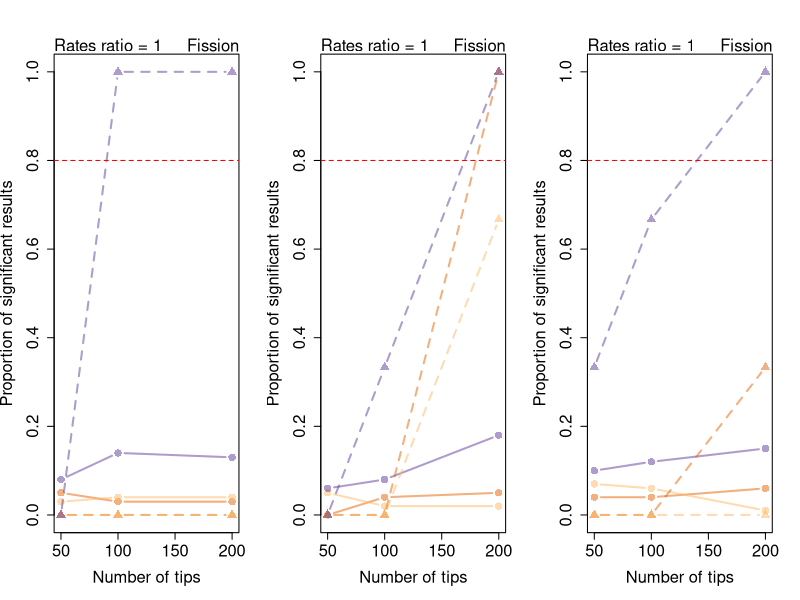
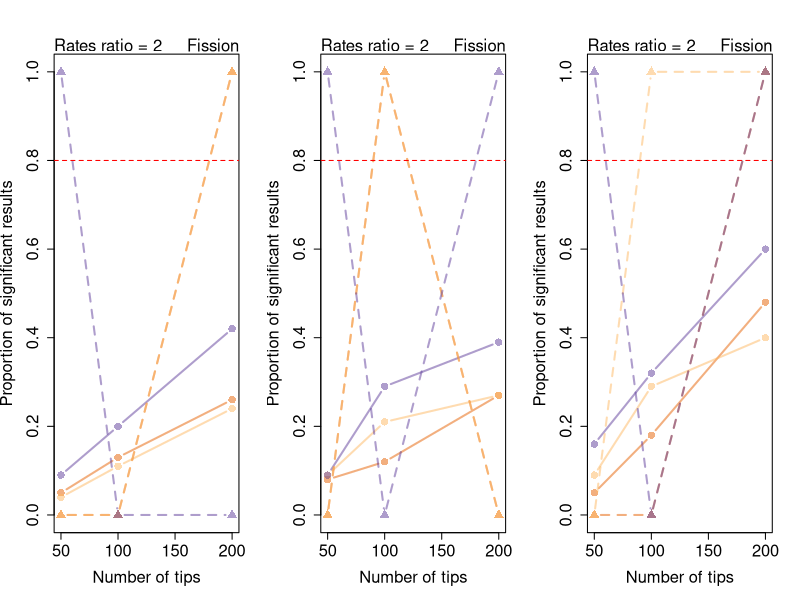
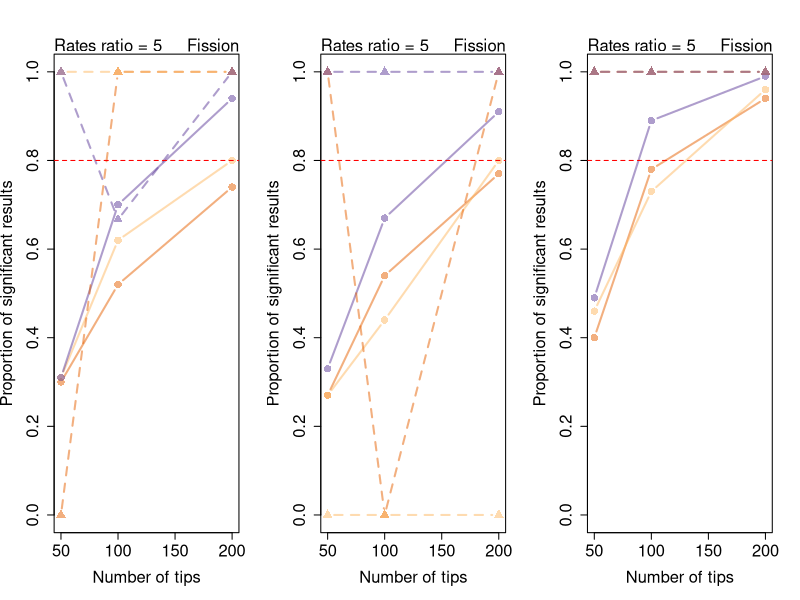
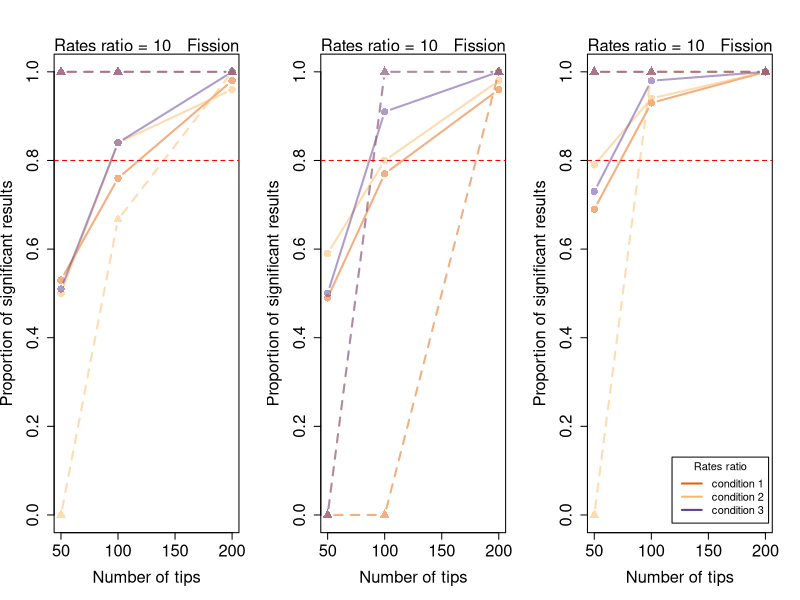

These figures' R source, in order:
# Terrence Sylvester
# pradakshanas@gmail.com
# 22 February 2022

# read in data
dat.old.m <- read.csv("../results/power.old.method.csv", as.is = T)
dat.new.m <- read.csv("../results/power.new.method.csv", as.is = T)

# sort new method data by number of tips
dat.new.m <- dat.new.m[order(dat.new.m$ntip),]

# plot
par(mfrow = c(1,3))
for(i in c(1,2,5,10)){
  plot(x = NULL,
       y = NULL,
       xlab = "Number of tips",
       ylab = "Proportion of significant results",
       xlim = c(50,200),
       ylim = c(0,1),
       cex.axis = 1.5,
       cex.lab = 1.5)
  mtext(text = "Fission",side = 3,adj = 1,
        cex = 1)
  mtext(text = paste("Rates ratio =", i),side = 3,adj = 0,
        cex = 1)
  lines(x = dat.old.m$tips[dat.old.m$cond == 1 & dat.old.m$rr == i], y = dat.old.m$sigFission[dat.old.m$cond == 1 & dat.old.m$rr == i],type = "b",col = "#e6610180", lwd = 2, pch = 16, cex = 1.5)
  lines(x = dat.old.m$tips[dat.old.m$cond == 2 & dat.old.m$rr == i], y = dat.old.m$sigFission[dat.old.m$cond == 2 & dat.old.m$rr == i],type = "b",col = "#fdb86380", lwd = 2, pch = 16, cex = 1.5)
  lines(x = dat.old.m$tips[dat.old.m$cond == 3 & dat.old.m$rr == i], y = dat.old.m$sigFission[dat.old.m$cond == 3 & dat.old.m$rr == i],type = "b",col = "#5e3c9980", lwd = 2, pch = 16, cex = 1.5)
  
  lines(x = dat.new.m$ntip[dat.new.m$cond == 1 & dat.new.m$rr == i], y = dat.new.m$fission[dat.new.m$cond == 1 & dat.new.m$rr == i],type = "b",col = "#e6610180", lwd = 2, pch = 17, lty = 2, cex = 1.5)
  lines(x = dat.new.m$ntip[dat.new.m$cond == 2 & dat.new.m$rr == i], y = dat.new.m$fission[dat.new.m$cond == 2 & dat.new.m$rr == i],type = "b",col = "#fdb86380", lwd = 2, pch = 17, lty = 2, cex = 1.5)
  lines(x = dat.new.m$ntip[dat.new.m$cond == 3 & dat.new.m$rr == i], y = dat.new.m$fission[dat.new.m$cond == 3 & dat.new.m$rr == i],type = "b",col = "#5e3c9980", lwd = 2, pch = 17, lty = 2, cex = 1.5)
  
  # abline at power = 80%
  abline(h = 0.8, col  = "red", lty = 2)
  
  plot(x = NULL,
       y = NULL,
       xlab = "Number of tips",
       ylab = "Proportion of significant results",
       xlim = c(50,200),
       ylim = c(0,1),
       cex.axis = 1.5,
       cex.lab = 1.5)
  mtext(text = "Fission",side = 3,adj = 1,
        cex = 1)
  mtext(text = paste("Rates ratio =", i),side = 3,adj = 0,
        cex = 1)
  lines(x = dat.old.m$tips[dat.old.m$cond == 1 & dat.old.m$rr == i], y = dat.old.m$sigFusion[dat.old.m$cond == 1 & dat.old.m$rr == i],type = "b",col = "#e6610180", lwd = 2, pch = 16, cex = 1.5)
  lines(x = dat.old.m$tips[dat.old.m$cond == 2 & dat.old.m$rr == i], y = dat.old.m$sigFusion[dat.old.m$cond == 2 & dat.old.m$rr == i],type = "b",col = "#fdb86380", lwd = 2, pch = 16, cex = 1.5)
  lines(x = dat.old.m$tips[dat.old.m$cond == 3 & dat.old.m$rr == i], y = dat.old.m$sigFusion[dat.old.m$cond == 3 & dat.old.m$rr == i],type = "b",col = "#5e3c9980", lwd = 2, pch = 16, cex = 1.5)
  
  lines(x = dat.new.m$ntip[dat.new.m$cond == 1 & dat.new.m$rr == i], y = dat.new.m$fusion[dat.new.m$cond == 1 & dat.new.m$rr == i],type = "b",col = "#e6610180", lwd = 2, pch = 17, lty = 2, cex = 1.5)
  lines(x = dat.new.m$ntip[dat.new.m$cond == 2 & dat.new.m$rr == i], y = dat.new.m$fusion[dat.new.m$cond == 2 & dat.new.m$rr == i],type = "b",col = "#fdb86380", lwd = 2, pch = 17, lty = 2, cex = 1.5)
  lines(x = dat.new.m$ntip[dat.new.m$cond == 3 & dat.new.m$rr == i], y = dat.new.m$fusion[dat.new.m$cond == 3 & dat.new.m$rr == i],type = "b",col = "#5e3c9980", lwd = 2, pch = 17, lty = 2, cex = 1.5)
  
  # abline at power = 80%
  abline(h = 0.8, col  = "red", lty = 2)
  
  plot(x = NULL,
       y = NULL,
       xlab = "Number of tips",
       ylab = "Proportion of significant results",
       xlim = c(50,200),
       ylim = c(0,1),
       cex.axis = 1.5,
       cex.lab = 1.5)
  mtext(text = "Fission",side = 3,adj = 1,
        cex = 1)
  mtext(text = paste("Rates ratio =", i),side = 3,adj = 0,
        cex = 1)
  lines(x = dat.old.m$tips[dat.old.m$cond == 1 & dat.old.m$rr == i], y = dat.old.m$sigAneuploidy[dat.old.m$cond == 1 & dat.old.m$rr == i],type = "b",col = "#e6610180", lwd = 2, pch = 16, cex = 1.5)
  lines(x = dat.old.m$tips[dat.old.m$cond == 2 & dat.old.m$rr == i], y = dat.old.m$sigAneuploidy[dat.old.m$cond == 2 & dat.old.m$rr == i],type = "b",col = "#fdb86380", lwd = 2, pch = 16, cex = 1.5)
  lines(x = dat.old.m$tips[dat.old.m$cond == 3 & dat.old.m$rr == i], y = dat.old.m$sigAneuploidy[dat.old.m$cond == 3 & dat.old.m$rr == i],type = "b",col = "#5e3c9980", lwd = 2, pch = 16, cex = 1.5)
  
  lines(x = dat.new.m$ntip[dat.new.m$cond == 1 & dat.new.m$rr == i], y = dat.new.m$aneuploidy[dat.new.m$cond == 1 & dat.new.m$rr == i],type = "b",col = "#e6610180", lwd = 2, pch = 17, lty = 2, cex = 1.5)
  lines(x = dat.new.m$ntip[dat.new.m$cond == 2 & dat.new.m$rr == i], y = dat.new.m$aneuploidy[dat.new.m$cond == 2 & dat.new.m$rr == i],type = "b",col = "#fdb86380", lwd = 2, pch = 17, lty = 2, cex = 1.5)
  lines(x = dat.new.m$ntip[dat.new.m$cond == 3 & dat.new.m$rr == i], y = dat.new.m$aneuploidy[dat.new.m$cond == 3 & dat.new.m$rr == i],type = "b",col = "#5e3c9980", lwd = 2, pch = 17, lty = 2, cex = 1.5)
  
  # abline at power = 80%
  abline(h = 0.8, col  = "red", lty = 2)
  
  if(i == 10){
    # add legend
    legend("bottomright",inset=.02,
           legend=c("condition 1",
                    "condition 2",
                    "condition 3"),
           col=c("#e66101" ,"#fdb863" ,"#5e3c99"),
           lty=1,
           cex=1,
           lwd = 2,title = "Rates ratio")
  }
}


